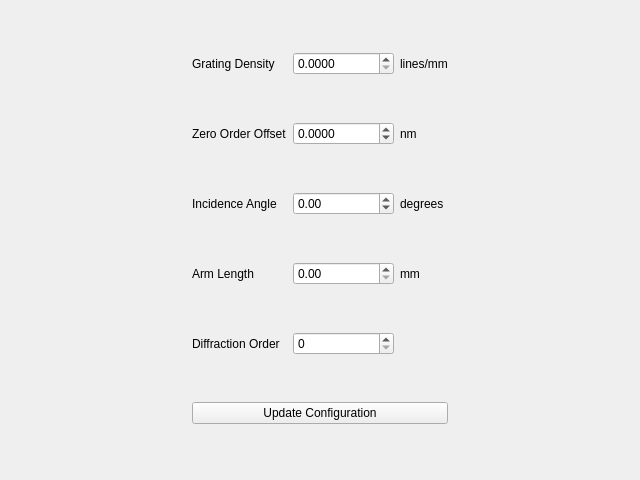
<?xml version="1.0" encoding="UTF-8"?>
<ui version="4.0">
 <class>Form</class>
 <widget class="QWidget" name="Form">
  <property name="geometry">
   <rect>
    <x>0</x>
    <y>0</y>
    <width>640</width>
    <height>480</height>
   </rect>
  </property>
  <property name="windowTitle">
   <string>Form</string>
  </property>
  <layout class="QGridLayout" name="gridLayout">
   <item row="2" column="2">
    <widget class="QDoubleSpinBox" name="incidence_angle_in">
     <property name="minimum">
      <double>-180.000000000000000</double>
     </property>
     <property name="maximum">
      <double>180.000000000000000</double>
     </property>
    </widget>
   </item>
   <item row="0" column="1">
    <widget class="QLabel" name="label">
     <property name="text">
      <string>Grating Density</string>
     </property>
    </widget>
   </item>
   <item row="3" column="3">
    <widget class="QLabel" name="label_9">
     <property name="text">
      <string>mm</string>
     </property>
    </widget>
   </item>
   <item row="3" column="2">
    <widget class="QDoubleSpinBox" name="arm_length_in">
     <property name="maximum">
      <double>500000.000000000000000</double>
     </property>
    </widget>
   </item>
   <item row="1" column="2">
    <widget class="QDoubleSpinBox" name="zero_offset_in">
     <property name="decimals">
      <number>4</number>
     </property>
     <property name="minimum">
      <double>-500000.000000000000000</double>
     </property>
     <property name="maximum">
      <double>500000.000000000000000</double>
     </property>
    </widget>
   </item>
   <item row="3" column="1">
    <widget class="QLabel" name="label_4">
     <property name="text">
      <string>Arm Length</string>
     </property>
    </widget>
   </item>
   <item row="0" column="2">
    <widget class="QDoubleSpinBox" name="grating_density_in">
     <property name="decimals">
      <number>4</number>
     </property>
     <property name="maximum">
      <double>500000.000000000000000</double>
     </property>
    </widget>
   </item>
   <item row="0" column="0">
    <spacer name="horizontalSpacer">
     <property name="orientation">
      <enum>Qt::Horizontal</enum>
     </property>
     <property name="sizeHint" stdset="0">
      <size>
       <width>40</width>
       <height>20</height>
      </size>
     </property>
    </spacer>
   </item>
   <item row="2" column="1">
    <widget class="QLabel" name="label_3">
     <property name="text">
      <string>Incidence Angle</string>
     </property>
    </widget>
   </item>
   <item row="4" column="2">
    <widget class="QDoubleSpinBox" name="diff_order_in">
     <property name="decimals">
      <number>0</number>
     </property>
    </widget>
   </item>
   <item row="0" column="3">
    <widget class="QLabel" name="label_6">
     <property name="text">
      <string>lines/mm</string>
     </property>
    </widget>
   </item>
   <item row="1" column="3">
    <widget class="QLabel" name="label_7">
     <property name="text">
      <string>nm</string>
     </property>
    </widget>
   </item>
   <item row="2" column="3">
    <widget class="QLabel" name="label_8">
     <property name="text">
      <string>degrees</string>
     </property>
    </widget>
   </item>
   <item row="1" column="1">
    <widget class="QLabel" name="label_2">
     <property name="text">
      <string>Zero Order Offset</string>
     </property>
    </widget>
   </item>
   <item row="4" column="1">
    <widget class="QLabel" name="label_5">
     <property name="text">
      <string>Diffraction Order</string>
     </property>
    </widget>
   </item>
   <item row="0" column="4">
    <spacer name="horizontalSpacer_2">
     <property name="orientation">
      <enum>Qt::Horizontal</enum>
     </property>
     <property name="sizeHint" stdset="0">
      <size>
       <width>40</width>
       <height>20</height>
      </size>
     </property>
    </spacer>
   </item>
   <item row="5" column="1" colspan="3">
    <widget class="QPushButton" name="update_conf_btn">
     <property name="text">
      <string>Update Configuration</string>
     </property>
    </widget>
   </item>
  </layout>
 </widget>
 <resources/>
 <connections/>
</ui>
